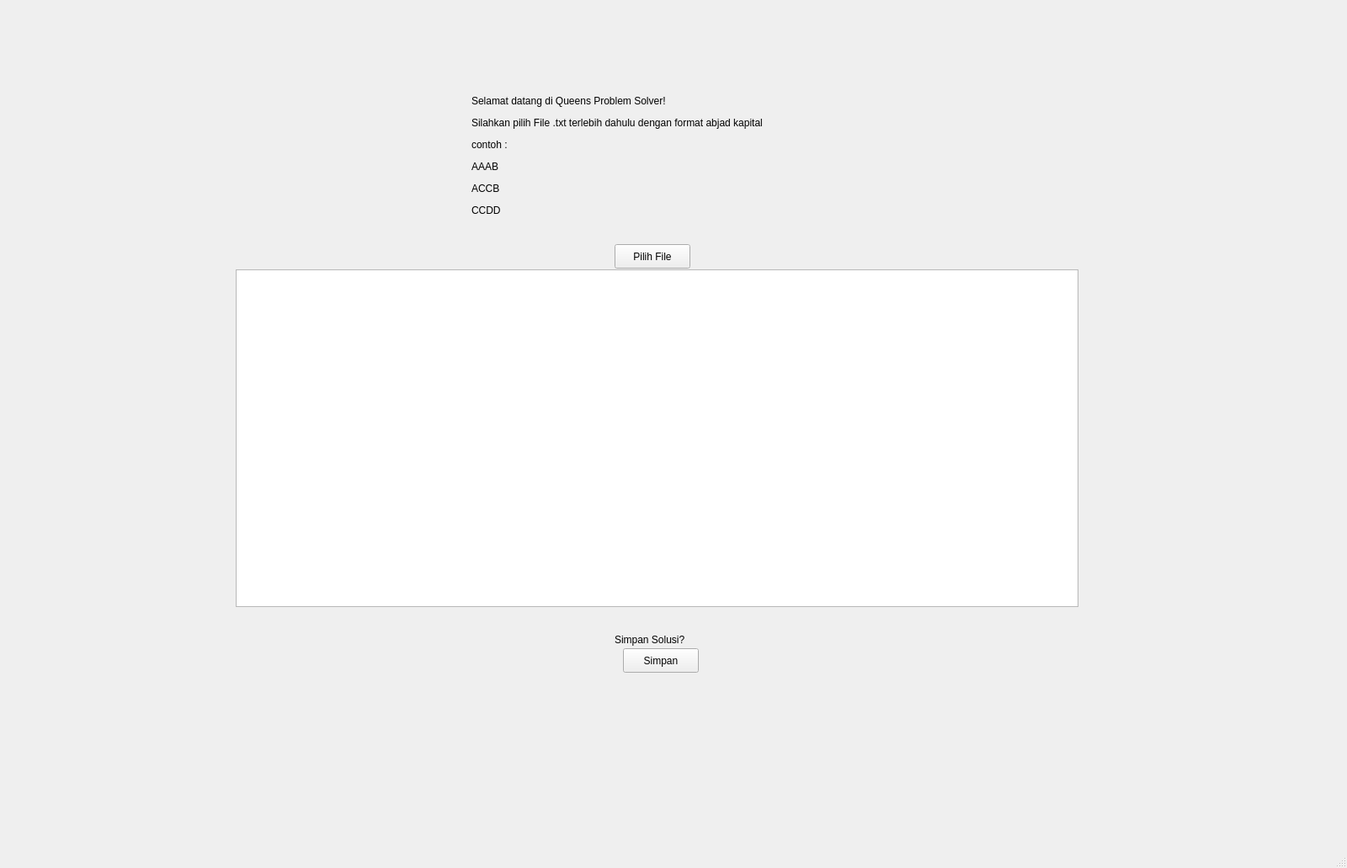
<?xml version="1.0" encoding="UTF-8"?>
<ui version="4.0">
 <class>MainWindow</class>
 <widget class="QMainWindow" name="MainWindow">
  <property name="geometry">
   <rect>
    <x>0</x>
    <y>0</y>
    <width>1600</width>
    <height>1031</height>
   </rect>
  </property>
  <property name="windowTitle">
   <string>Queens</string>
  </property>
  <widget class="QWidget" name="centralwidget">
   <widget class="QPushButton" name="btnPilihFile">
    <property name="geometry">
     <rect>
      <x>730</x>
      <y>290</y>
      <width>90</width>
      <height>29</height>
     </rect>
    </property>
    <property name="text">
     <string>Pilih File</string>
    </property>
   </widget>
   <widget class="QLabel" name="deskripsi">
    <property name="geometry">
     <rect>
      <x>560</x>
      <y>90</y>
      <width>461</width>
      <height>191</height>
     </rect>
    </property>
    <property name="text">
     <string>&lt;html&gt;&lt;head/&gt;&lt;body&gt;&lt;p&gt;Selamat datang di Queens Problem Solver! &lt;/p&gt;&lt;p&gt;Silahkan pilih File .txt terlebih dahulu dengan format abjad kapital&lt;/p&gt;&lt;p&gt;contoh : &lt;/p&gt;&lt;p&gt;AAAB&lt;/p&gt;&lt;p&gt;ACCB&lt;/p&gt;&lt;p&gt;CCDD&lt;/p&gt;&lt;/body&gt;&lt;/html&gt;</string>
    </property>
   </widget>
   <widget class="QTextEdit" name="LiveUpdate">
    <property name="geometry">
     <rect>
      <x>280</x>
      <y>320</y>
      <width>1001</width>
      <height>401</height>
     </rect>
    </property>
    <property name="readOnly">
     <bool>true</bool>
    </property>
    <property name="html">
     <string>&lt;!DOCTYPE HTML PUBLIC &quot;-//W3C//DTD HTML 4.0//EN&quot; &quot;http://www.w3.org/TR/REC-html40/strict.dtd&quot;&gt;
&lt;html&gt;&lt;head&gt;&lt;meta name=&quot;qrichtext&quot; content=&quot;1&quot; /&gt;&lt;meta charset=&quot;utf-8&quot; /&gt;&lt;style type=&quot;text/css&quot;&gt;
p, li { white-space: pre-wrap; }
hr { height: 1px; border-width: 0; }
li.unchecked::marker { content: &quot;\2610&quot;; }
li.checked::marker { content: &quot;\2612&quot;; }
&lt;/style&gt;&lt;/head&gt;&lt;body style=&quot; font-family:'Segoe UI'; font-size:9pt; font-weight:400; font-style:normal;&quot;&gt;
&lt;p style=&quot;-qt-paragraph-type:empty; margin-top:0px; margin-bottom:0px; margin-left:0px; margin-right:0px; -qt-block-indent:0; text-indent:0px;&quot;&gt;&lt;br /&gt;&lt;/p&gt;&lt;/body&gt;&lt;/html&gt;</string>
    </property>
   </widget>
   <widget class="QLabel" name="solusiChoice">
    <property name="geometry">
     <rect>
      <x>730</x>
      <y>750</y>
      <width>111</width>
      <height>20</height>
     </rect>
    </property>
    <property name="text">
     <string>Simpan Solusi?</string>
    </property>
   </widget>
   <widget class="QPushButton" name="btnSimpan">
    <property name="geometry">
     <rect>
      <x>740</x>
      <y>770</y>
      <width>90</width>
      <height>29</height>
     </rect>
    </property>
    <property name="text">
     <string>Simpan</string>
    </property>
   </widget>
  </widget>
  <widget class="QMenuBar" name="menubar">
   <property name="geometry">
    <rect>
     <x>0</x>
     <y>0</y>
     <width>1600</width>
     <height>25</height>
    </rect>
   </property>
  </widget>
  <widget class="QStatusBar" name="statusbar"/>
 </widget>
 <resources/>
 <connections/>
</ui>
